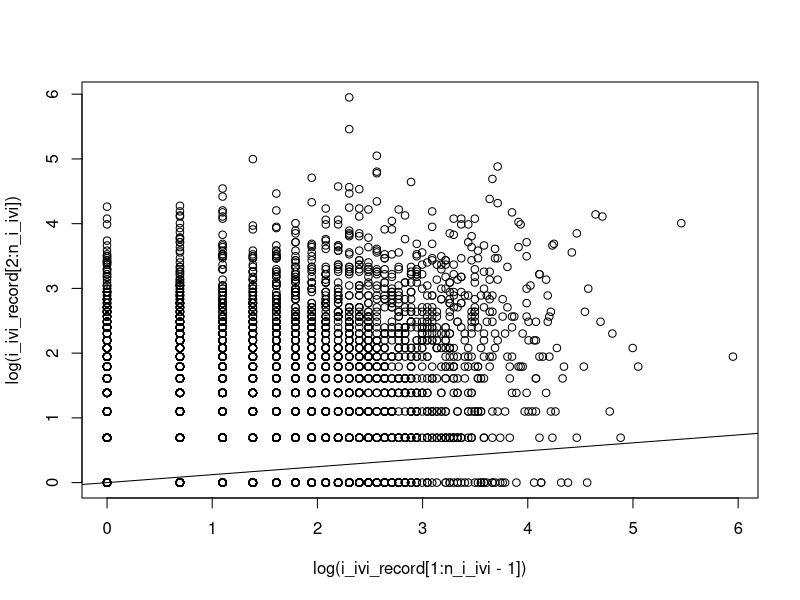
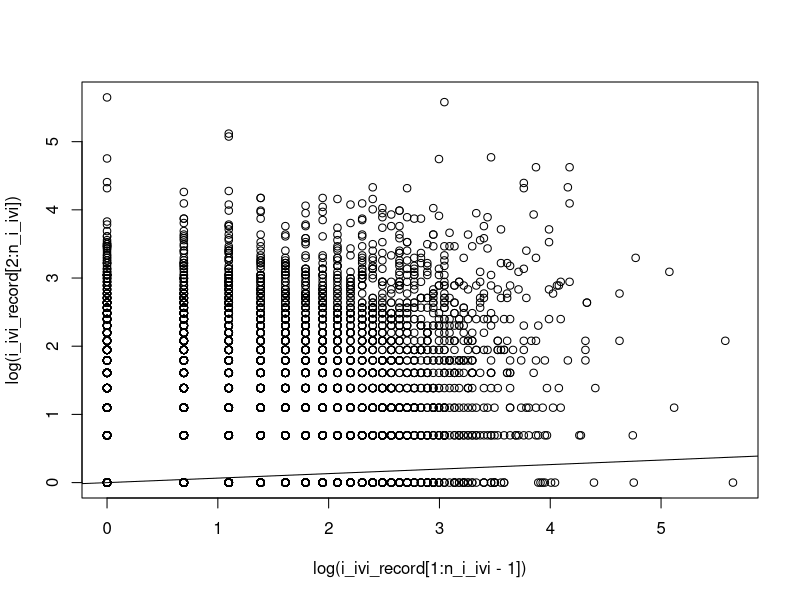

Source code (R) for these figures, in order:
## ---- chunk 1
knitr::opts_chunk$set(echo = TRUE)
## ---- chunk 2
rthresh = 1
#rthresh = 5
## ---- chunk 3
sim_length = 5*60 # in 1-second time steps
p_voc = .02
voc_record = c()
for (t in 1:sim_length){
  voc_event = rbinom(1,1,p_voc)
  voc_record = c(voc_record,voc_event)
  p_voc_multiplier = rlnorm(1,meanlog = .02,sdlog = .2)
  p_voc = max(.002,min(.2,p_voc_multiplier * p_voc))
}
print(voc_record)
## ---- chunk 4
sim_length = 10*60*60 # 10 hours in 1-second time steps
p_i_voc = .02
p_a_voc = .02
i_voc_record = c()
a_voc_record = c()
for (t in 1:sim_length){
  
  i_voc_event = rbinom(1,1,p_i_voc)
  i_voc_record = c(i_voc_record,i_voc_event)
  p_i_voc_multiplier = rlnorm(1,meanlog = .02,sdlog = .2)
  p_i_voc = max(.002,min(.2,p_i_voc_multiplier * p_i_voc))
  
  if (i_voc_event==1){
    p_a_voc = p_a_voc*100
    a_voc_event = 0
  } else{
    a_voc_event = rbinom(1,1,p_a_voc)
  }
  a_voc_record = c(a_voc_record,a_voc_event)
  p_a_voc_multiplier = rlnorm(1,meanlog = .02,sdlog = .2)
  p_a_voc = max(.002,min(.2,p_a_voc_multiplier * p_a_voc))
}
print(i_voc_record[1:(5*60)])
print(paste("total infant vocalization count: ",sum(i_voc_record)))
print(a_voc_record[1:(5*60)])
print(paste("total adult vocalization count: ",sum(a_voc_record)))
## ---- chunk 5
atoi_r_record = c()
for (t in 1:(sim_length-rthresh)){
  if (i_voc_record[t] == 1){
    if (sum(a_voc_record[(t+1):(t+rthresh)])>0){
      atoi_r_record = c(atoi_r_record,1)
    }else{
      atoi_r_record = c(atoi_r_record,0)
    }
  }else{
    atoi_r_record = c(atoi_r_record,NA)
  }
}
atoi_r_count = sum(atoi_r_record,na.rm=TRUE)
print(paste("response window: ",rthresh))
print(atoi_r_record[1:(5*60)])
print(paste("total adult response to infant count:",atoi_r_count))
## ---- chunk 6
itoa_r_record = c()
for (t in 1:(sim_length-rthresh)){
  if (a_voc_record[t] == 1){
    if (sum(i_voc_record[(t+1):(t+rthresh)])>0){
      itoa_r_record = c(itoa_r_record,1)
    }else{
      itoa_r_record = c(itoa_r_record,0)
    }
  }else{
    itoa_r_record = c(itoa_r_record,NA)
  }
}
itoa_r_count = sum(itoa_r_record,na.rm=TRUE)
print(paste("response window: ",rthresh))
print(itoa_r_record[1:(5*60)])
print(paste("total infant response to count:",itoa_r_count))
## ---- chunk 7
i_ivi_record = c()
i_ivi_wr_record = c()
i1 = NA
i2 = NA
for (t in 1:sim_length){
  if (is.na(i1) & i_voc_record[t]==1){
    i1 = t
  } else if (i_voc_record[t]==1){
    
    i2 = t
    ivi = i2-i1
    i_ivi_record = c(i_ivi_record,ivi)
    
    if (ivi<=rthresh){
      i_ivi_wr_record = c(i_ivi_wr_record,NA)
    }else if (atoi_r_record[i1]==1){
      i_ivi_wr_record = c(i_ivi_wr_record,1)
    }else{
      i_ivi_wr_record = c(i_ivi_wr_record,0)
    }
    
    i1 = i2
  }
}
print(i_ivi_record[1:(5*60)])
print(i_ivi_wr_record[1:(5*60)])
i_ivi_minlength_record = i_ivi_record[i_ivi_record>rthresh+1]
i_ivi_minlength_wr_record = i_ivi_wr_record[i_ivi_record>rthresh+1]
i_ivi_wr_median = median(i_ivi_minlength_record[i_ivi_minlength_wr_record==1])
i_ivi_wor_median = median(i_ivi_minlength_record[i_ivi_minlength_wr_record!=1])
i_ivi_wr_90pct = quantile(i_ivi_minlength_record[i_ivi_minlength_wr_record==1],probs=.9,na.rm=TRUE)
i_ivi_wor_90pct = quantile(i_ivi_minlength_record[i_ivi_minlength_wr_record!=1],probs=.9,na.rm=TRUE)
print(i_ivi_wr_median)
print(i_ivi_wor_median)
print(i_ivi_wr_90pct)
print(i_ivi_wor_90pct)
## ---- chunk 8
i_ivi_wr_fit = lm(scale(i_ivi_record)~i_ivi_wr_record)
summary(i_ivi_wr_fit)
i_ivi_wr_log_fit = lm(scale(log(i_ivi_record))~i_ivi_wr_record)
summary(i_ivi_wr_log_fit)
## ---- chunk 9
n_i_ivi = length(i_ivi_record)
plot(log(i_ivi_record[1:n_i_ivi-1]),log(i_ivi_record[2:n_i_ivi]))
i_ivi_fit = lm(scale(log(i_ivi_record[2:n_i_ivi]))~scale(log(i_ivi_record[1:n_i_ivi-1])))
#i_ivi_fit = lm(scale(log(i_ivi_record[4:n_i_ivi]))~scale(log(i_ivi_record[1:(n_i_ivi-3)]))+scale(log(i_ivi_record[2:(n_i_ivi-2)]))+scale(log(i_ivi_record[3:(n_i_ivi-1)])))
abline(i_ivi_fit)
summary(i_ivi_fit)
## ---- chunk 10
i_ivi_res = resid(i_ivi_fit)
## ---- chunk 11
i_ivi_res_fit = lm(scale(i_ivi_res[1:length(i_ivi_res-1)])~scale(i_ivi_wr_record[2:length(i_ivi_wr_record-1)]),na.action=na.omit)
#i_ivi_res_fit = lm(scale(i_ivi_res[1:length(i_ivi_res-1)])~scale(i_ivi_wr_record[4:length(i_ivi_wr_record-1)]),na.action=na.omit)
summary(i_ivi_res_fit)
## ---- chunk 12
sim_length = 10*60*60 # 10 hours in 1-second time steps
p_i_voc = .02
p_a_voc = .02
i_voc_record = c()
a_voc_record = c()
atoi_r_record = c()
itoa_r_record = c()
for (t in 1:sim_length){
  
  i_voc_event = rbinom(1,1,p_i_voc)
  i_voc_record = c(i_voc_record,i_voc_event)
  p_i_voc_multiplier = rlnorm(1,meanlog = .02,sdlog = .2)
  p_i_voc = max(.002,min(.2,p_i_voc_multiplier * p_i_voc))
  
  if (i_voc_event==1){
    p_a_voc = max(.002,min(.2,p_a_voc*100))
    a_voc_event = 0
  } else{
    a_voc_event = rbinom(1,1,p_a_voc)
  }
  a_voc_record = c(a_voc_record,a_voc_event)
  p_a_voc_multiplier = rlnorm(1,meanlog = .02,sdlog = .2)
  p_a_voc = max(.002,min(.2,p_a_voc_multiplier * p_a_voc))
  
  if (t>rthresh){
    
    # Record when the adult responded to the infant
    if (i_voc_record[t-rthresh] == 1){
      if (sum(a_voc_record[(t-rthresh+1):t])>0){
        atoi_r_record = c(atoi_r_record,1)
      }else{
        atoi_r_record = c(atoi_r_record,0)
      }
    }else{
      atoi_r_record = c(atoi_r_record,NA)
    }
    
    # Record when the infant responded to the adult
    if (a_voc_record[t-rthresh] == 1){
      if (sum(i_voc_record[(t-rthresh+1):t])>0){
        itoa_r_record = c(itoa_r_record,1)
      }else{
        itoa_r_record = c(itoa_r_record,0)
      }
    }else{
      itoa_r_record = c(itoa_r_record,NA)
    }
    
  }
  
  if (t>rthresh){
    if (!is.na(atoi_r_record[t-rthresh])){
       if (atoi_r_record[t-rthresh]==1){
         p_i_voc = max(.002,min(.2,p_i_voc*100))
         
       } 
    }
  }
  
}

print(i_voc_record[1:(5*60)])
print(paste("total infant vocalization count: ",sum(i_voc_record)))
print(a_voc_record[1:(5*60)])
print(paste("total adult vocalization count: ",sum(a_voc_record)))

print(paste("response window: ",rthresh))

atoi_r_count = sum(atoi_r_record,na.rm=TRUE)
print(atoi_r_record[1:(5*60)])
print(paste("total adult response to infant count:",atoi_r_count))

itoa_r_count = sum(itoa_r_record,na.rm=TRUE)
print(itoa_r_record[1:(5*60)])
print(paste("total infant response to adult count:",itoa_r_count))
## ---- chunk 13
atoi_r_record = c()
for (t in 1:(sim_length-rthresh)){
  if (i_voc_record[t] == 1){
    if (sum(a_voc_record[(t+1):(t+rthresh)])>0){
      atoi_r_record = c(atoi_r_record,1)
    }else{
      atoi_r_record = c(atoi_r_record,0)
    }
  }else{
    atoi_r_record = c(atoi_r_record,NA)
  }
}
atoi_r_count = sum(atoi_r_record,na.rm=TRUE)
print(paste("response window: ",rthresh))
print(atoi_r_record[1:(5*60)])
print(paste("total adult response to infant count:",atoi_r_count))
## ---- chunk 14
itoa_r_record = c()
for (t in 1:(sim_length-rthresh)){
  if (a_voc_record[t] == 1){
    if (sum(i_voc_record[(t+1):(t+rthresh)])>0){
      itoa_r_record = c(itoa_r_record,1)
    }else{
      itoa_r_record = c(itoa_r_record,0)
    }
  }else{
    itoa_r_record = c(itoa_r_record,NA)
  }
}
itoa_r_count = sum(itoa_r_record,na.rm=TRUE)
print(paste("response window: ",rthresh))
print(itoa_r_record[1:(5*60)])
print(paste("total infant response to count:",itoa_r_count))
## ---- chunk 15
i_ivi_record = c()
i_ivi_wr_record = c()
i1 = NA
i2 = NA
for (t in 1:sim_length){
  if (is.na(i1) & i_voc_record[t]==1){
    i1 = t
  } else if (i_voc_record[t]==1){
    
    i2 = t
    ivi = i2-i1
    i_ivi_record = c(i_ivi_record,ivi)
    
    if (ivi<=rthresh){
      i_ivi_wr_record = c(i_ivi_wr_record,NA)
    }else if (atoi_r_record[i1]==1){
      i_ivi_wr_record = c(i_ivi_wr_record,1)
    }else{
      i_ivi_wr_record = c(i_ivi_wr_record,0)
    }
    
    i1 = i2
  }
}
print(i_ivi_record[1:(5*60)])
print(i_ivi_wr_record[1:(5*60)])
i_ivi_minlength_record = i_ivi_record[i_ivi_record>rthresh+1]
i_ivi_minlength_wr_record = i_ivi_wr_record[i_ivi_record>rthresh+1]
i_ivi_wr_median = median(i_ivi_minlength_record[i_ivi_minlength_wr_record==1])
i_ivi_wor_median = median(i_ivi_minlength_record[i_ivi_minlength_wr_record!=1])
i_ivi_wr_90pct = quantile(i_ivi_minlength_record[i_ivi_minlength_wr_record==1],probs=.9,na.rm=TRUE)
i_ivi_wor_90pct = quantile(i_ivi_minlength_record[i_ivi_minlength_wr_record!=1],probs=.9,na.rm=TRUE)
print(i_ivi_wr_median)
print(i_ivi_wor_median)
print(i_ivi_wr_90pct)
print(i_ivi_wor_90pct)
## ---- chunk 16
i_ivi_wr_fit = lm(scale(i_ivi_record)~i_ivi_wr_record)
summary(i_ivi_wr_fit)
i_ivi_wr_log_fit = lm(scale(log(i_ivi_record))~i_ivi_wr_record)
summary(i_ivi_wr_log_fit)
## ---- chunk 17
n_i_ivi = length(i_ivi_record)
plot(log(i_ivi_record[1:n_i_ivi-1]),log(i_ivi_record[2:n_i_ivi]))
i_ivi_fit = lm(scale(log(i_ivi_record[2:n_i_ivi]))~scale(log(i_ivi_record[1:n_i_ivi-1])))
#i_ivi_fit = lm(scale(log(i_ivi_record[4:n_i_ivi]))~scale(log(i_ivi_record[1:(n_i_ivi-3)]))+scale(log(i_ivi_record[2:(n_i_ivi-2)]))+scale(log(i_ivi_record[3:(n_i_ivi-1)])))
abline(i_ivi_fit)
summary(i_ivi_fit)
## ---- chunk 18
i_ivi_res = resid(i_ivi_fit)
## ---- chunk 19
i_ivi_res_fit = lm(scale(i_ivi_res[1:length(i_ivi_res-1)])~scale(i_ivi_wr_record[2:length(i_ivi_wr_record-1)]),na.action=na.omit)
#i_ivi_res_fit = lm(scale(i_ivi_res[1:length(i_ivi_res-1)])~scale(i_ivi_wr_record[4:length(i_ivi_wr_record-1)]),na.action=na.omit)
summary(i_ivi_res_fit)
